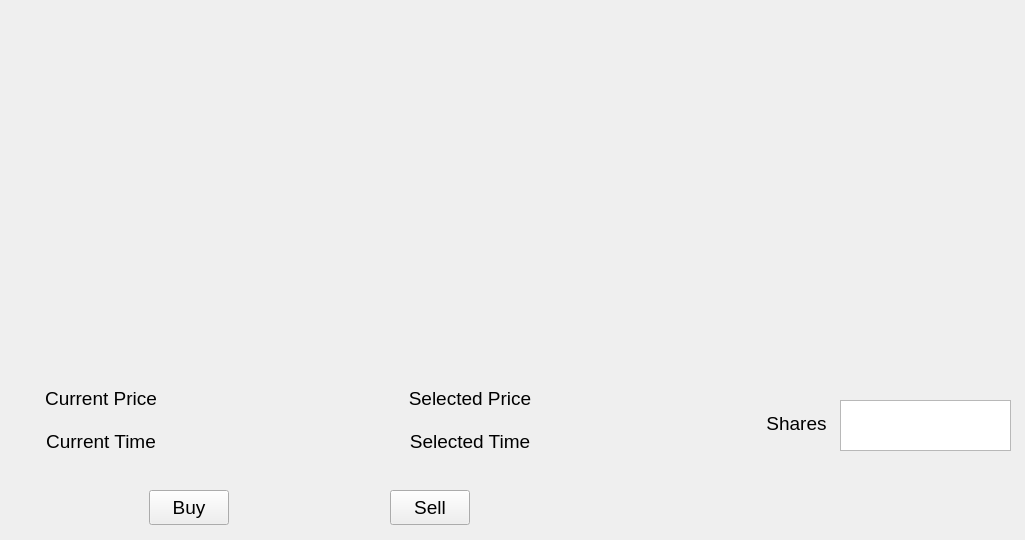
<?xml version="1.0" encoding="UTF-8"?>
<ui version="4.0">
 <class>trade_window</class>
 <widget class="QMainWindow" name="trade_window">
  <property name="geometry">
   <rect>
    <x>0</x>
    <y>0</y>
    <width>1025</width>
    <height>540</height>
   </rect>
  </property>
  <property name="windowTitle">
   <string>MainWindow</string>
  </property>
  <widget class="QWidget" name="centralwidget">
   <widget class="QPushButton" name="sell_button">
    <property name="geometry">
     <rect>
      <x>390</x>
      <y>490</y>
      <width>80</width>
      <height>35</height>
     </rect>
    </property>
    <property name="font">
     <font>
      <family>Arial</family>
      <pointsize>14</pointsize>
     </font>
    </property>
    <property name="text">
     <string>Sell</string>
    </property>
   </widget>
   <widget class="QPushButton" name="buy_button">
    <property name="geometry">
     <rect>
      <x>149</x>
      <y>490</y>
      <width>80</width>
      <height>35</height>
     </rect>
    </property>
    <property name="font">
     <font>
      <family>Arial</family>
      <pointsize>14</pointsize>
     </font>
    </property>
    <property name="text">
     <string>Buy</string>
    </property>
   </widget>
   <widget class="QWidget" name="verticalLayoutWidget">
    <property name="geometry">
     <rect>
      <x>10</x>
      <y>0</y>
      <width>1001</width>
      <height>351</height>
     </rect>
    </property>
    <layout class="QVBoxLayout" name="verticalLayout"/>
   </widget>
   <widget class="QLabel" name="stock_code_3">
    <property name="geometry">
     <rect>
      <x>760</x>
      <y>410</y>
      <width>73</width>
      <height>26</height>
     </rect>
    </property>
    <property name="maximumSize">
     <size>
      <width>300</width>
      <height>50</height>
     </size>
    </property>
    <property name="font">
     <font>
      <family>Arial</family>
      <pointsize>14</pointsize>
     </font>
    </property>
    <property name="text">
     <string>Shares</string>
    </property>
    <property name="textFormat">
     <enum>Qt::AutoText</enum>
    </property>
    <property name="alignment">
     <set>Qt::AlignCenter</set>
    </property>
   </widget>
   <widget class="QWidget" name="layoutWidget">
    <property name="geometry">
     <rect>
      <x>12</x>
      <y>379</y>
      <width>731</width>
      <height>81</height>
     </rect>
    </property>
    <layout class="QGridLayout" name="gridLayout">
     <item row="0" column="0">
      <widget class="QLabel" name="stock_code">
       <property name="maximumSize">
        <size>
         <width>300</width>
         <height>50</height>
        </size>
       </property>
       <property name="font">
        <font>
         <family>Arial</family>
         <pointsize>14</pointsize>
        </font>
       </property>
       <property name="text">
        <string>Current Price</string>
       </property>
       <property name="textFormat">
        <enum>Qt::AutoText</enum>
       </property>
       <property name="alignment">
        <set>Qt::AlignCenter</set>
       </property>
      </widget>
     </item>
     <item row="0" column="1">
      <widget class="QLabel" name="label_current_price">
       <property name="maximumSize">
        <size>
         <width>300</width>
         <height>50</height>
        </size>
       </property>
       <property name="font">
        <font>
         <family>Arial</family>
         <pointsize>14</pointsize>
        </font>
       </property>
       <property name="text">
        <string/>
       </property>
       <property name="textFormat">
        <enum>Qt::AutoText</enum>
       </property>
       <property name="alignment">
        <set>Qt::AlignCenter</set>
       </property>
      </widget>
     </item>
     <item row="0" column="2">
      <widget class="QLabel" name="stock_code_2">
       <property name="maximumSize">
        <size>
         <width>300</width>
         <height>50</height>
        </size>
       </property>
       <property name="font">
        <font>
         <family>Arial</family>
         <pointsize>14</pointsize>
        </font>
       </property>
       <property name="text">
        <string>Selected Price</string>
       </property>
       <property name="textFormat">
        <enum>Qt::AutoText</enum>
       </property>
       <property name="alignment">
        <set>Qt::AlignCenter</set>
       </property>
      </widget>
     </item>
     <item row="0" column="3">
      <widget class="QLabel" name="label_selected_price">
       <property name="maximumSize">
        <size>
         <width>300</width>
         <height>50</height>
        </size>
       </property>
       <property name="font">
        <font>
         <family>Arial</family>
         <pointsize>14</pointsize>
        </font>
       </property>
       <property name="text">
        <string/>
       </property>
       <property name="textFormat">
        <enum>Qt::AutoText</enum>
       </property>
       <property name="alignment">
        <set>Qt::AlignCenter</set>
       </property>
      </widget>
     </item>
     <item row="1" column="0">
      <widget class="QLabel" name="stock_code_6">
       <property name="maximumSize">
        <size>
         <width>300</width>
         <height>50</height>
        </size>
       </property>
       <property name="font">
        <font>
         <family>Arial</family>
         <pointsize>14</pointsize>
        </font>
       </property>
       <property name="text">
        <string>Current Time</string>
       </property>
       <property name="textFormat">
        <enum>Qt::AutoText</enum>
       </property>
       <property name="alignment">
        <set>Qt::AlignCenter</set>
       </property>
      </widget>
     </item>
     <item row="1" column="1">
      <widget class="QLabel" name="label_current_time">
       <property name="maximumSize">
        <size>
         <width>300</width>
         <height>50</height>
        </size>
       </property>
       <property name="font">
        <font>
         <family>Arial</family>
         <pointsize>14</pointsize>
        </font>
       </property>
       <property name="text">
        <string/>
       </property>
       <property name="textFormat">
        <enum>Qt::AutoText</enum>
       </property>
       <property name="alignment">
        <set>Qt::AlignCenter</set>
       </property>
      </widget>
     </item>
     <item row="1" column="2">
      <widget class="QLabel" name="stock_code_8">
       <property name="maximumSize">
        <size>
         <width>300</width>
         <height>50</height>
        </size>
       </property>
       <property name="font">
        <font>
         <family>Arial</family>
         <pointsize>14</pointsize>
        </font>
       </property>
       <property name="text">
        <string>Selected Time</string>
       </property>
       <property name="textFormat">
        <enum>Qt::AutoText</enum>
       </property>
       <property name="alignment">
        <set>Qt::AlignCenter</set>
       </property>
      </widget>
     </item>
     <item row="1" column="3">
      <widget class="QLabel" name="label_selected_time">
       <property name="maximumSize">
        <size>
         <width>300</width>
         <height>50</height>
        </size>
       </property>
       <property name="font">
        <font>
         <family>Arial</family>
         <pointsize>14</pointsize>
        </font>
       </property>
       <property name="text">
        <string/>
       </property>
       <property name="textFormat">
        <enum>Qt::AutoText</enum>
       </property>
       <property name="alignment">
        <set>Qt::AlignCenter</set>
       </property>
      </widget>
     </item>
    </layout>
   </widget>
   <widget class="QPlainTextEdit" name="TextEdit_share">
    <property name="geometry">
     <rect>
      <x>840</x>
      <y>400</y>
      <width>171</width>
      <height>51</height>
     </rect>
    </property>
    <property name="font">
     <font>
      <family>Arial</family>
      <pointsize>14</pointsize>
      <weight>75</weight>
      <bold>true</bold>
     </font>
    </property>
   </widget>
  </widget>
 </widget>
 <resources/>
 <connections/>
</ui>
